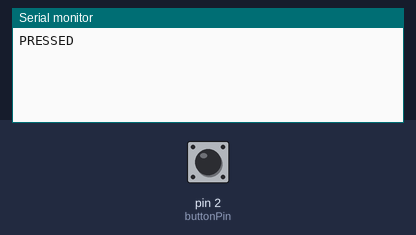
Recording of a sketch running on a simulated Arduino Uno, built with avr-gcc and run on an emulated ATmega328P. Parts: the last lines printed to the serial monitor. Inputs (shaded band) come from the test bench; at power-on: pin 2 (buttonPin) HIGH.

Above: at 1.2 s.
1.3 s: pin 2 (buttonPin) pulled LOW for 0.15 s
At 1.43 s:
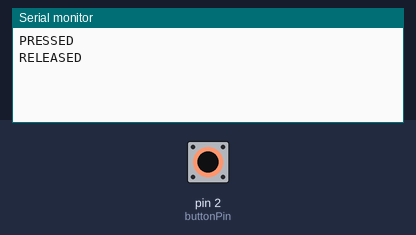
At 2.1 s:
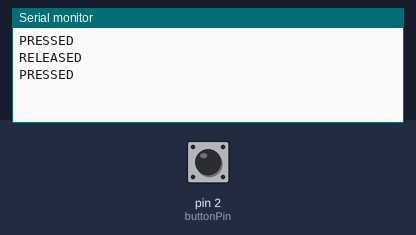

Measured:
- after the input at 1.3 s, the serial monitor: prints a new line at once (image 1)

The sketch:

speech-text.ino
```cpp
const int buttonPin = 2;
int lastButtonState = LOW;


// ======================== Speech To Text System ========================
void setup() {
  Serial.begin(9600);
  pinMode(buttonPin, INPUT_PULLUP);
}

void loop() {
  int buttonState = digitalRead(buttonPin);

  if (buttonState != lastButtonState) {
    if (buttonState == HIGH) {
      Serial.println("PRESSED");
    } else {
      Serial.println("RELEASED");
    }
    lastButtonState = buttonState;
  }

  delay(50);  // Debounce delay
}


// ======================== Deaf Alert System ========================
// const int Alert1Pin = 1;
// const int Alert2Pin = 2;
// const int LED1Pin = 13;
// const int LED2Pin = 12;
// const int RecordPin = 3;
// const int SpeechToTextPin = 4;
// int lastButtonState = HIGH;

// bool LED1State = false;
// bool LED2State = false;
// bool lastAlert1State = HIGH;
// bool lastAlert2State = HIGH;


// void setup() {
//   Serial.begin(9600);
//   pinMode(Alert1Pin, INPUT_PULLUP);
//   pinMode(Alert2Pin, INPUT_PULLUP);
//   pinMode(RecordPin, INPUT_PULLUP);
//   pinMode(SpeechToTextPin, INPUT);
//   pinMode(LED1Pin, OUTPUT);
//   pinMode(LED2Pin, OUTPUT);
// }

// void loop() {
//   if (SpeechToTextPin == HIGH) {
//     while (true){
//       int buttonState = digitalRead(RecordPin);

//       if (buttonState != lastButtonState) {
//         if (buttonState == LOW) {
//           Serial.println("PRESSED");
//         } else {
//           Serial.println("RELEASED");
//           break;
//         }
//         lastButtonState = buttonState;
//       }
//     }

//     delay(50);  // Debounce delay
//   }
//     // Read the current state of the buttons
//   bool currentAlert1State = digitalRead(Alert1Pin);
//   bool currentAlert2State = digitalRead(Alert2Pin);

//   // Check for Alert1 button press and release
//   if (lastAlert1State == HIGH && currentAlert1State == LOW) {
//     // Button just pressed, do nothing yet
//   } else if (lastAlert1State == LOW && currentAlert1State == HIGH) {
//     // Button just released, toggle LED1
//     LED1State = !LED1State;
//     digitalWrite(LED1Pin, LED1State ? HIGH : LOW);
//   }

//   // Check for Alert2 button press and release
//   if (lastAlert2State == HIGH && currentAlert2State == LOW) {
//     // Button just pressed, do nothing yet
//   } else if (lastAlert2State == LOW && currentAlert2State == HIGH) {
//     // Button just released, toggle LED2
//     LED2State = !LED2State;
//     digitalWrite(LED2Pin, LED2State ? HIGH : LOW);
//   }

//   // Update the last known state of the buttons
//   lastAlert1State = currentAlert1State;
//   lastAlert2State = currentAlert2State;

//   // Small delay to debounce
//   delay(50);
// }
```
